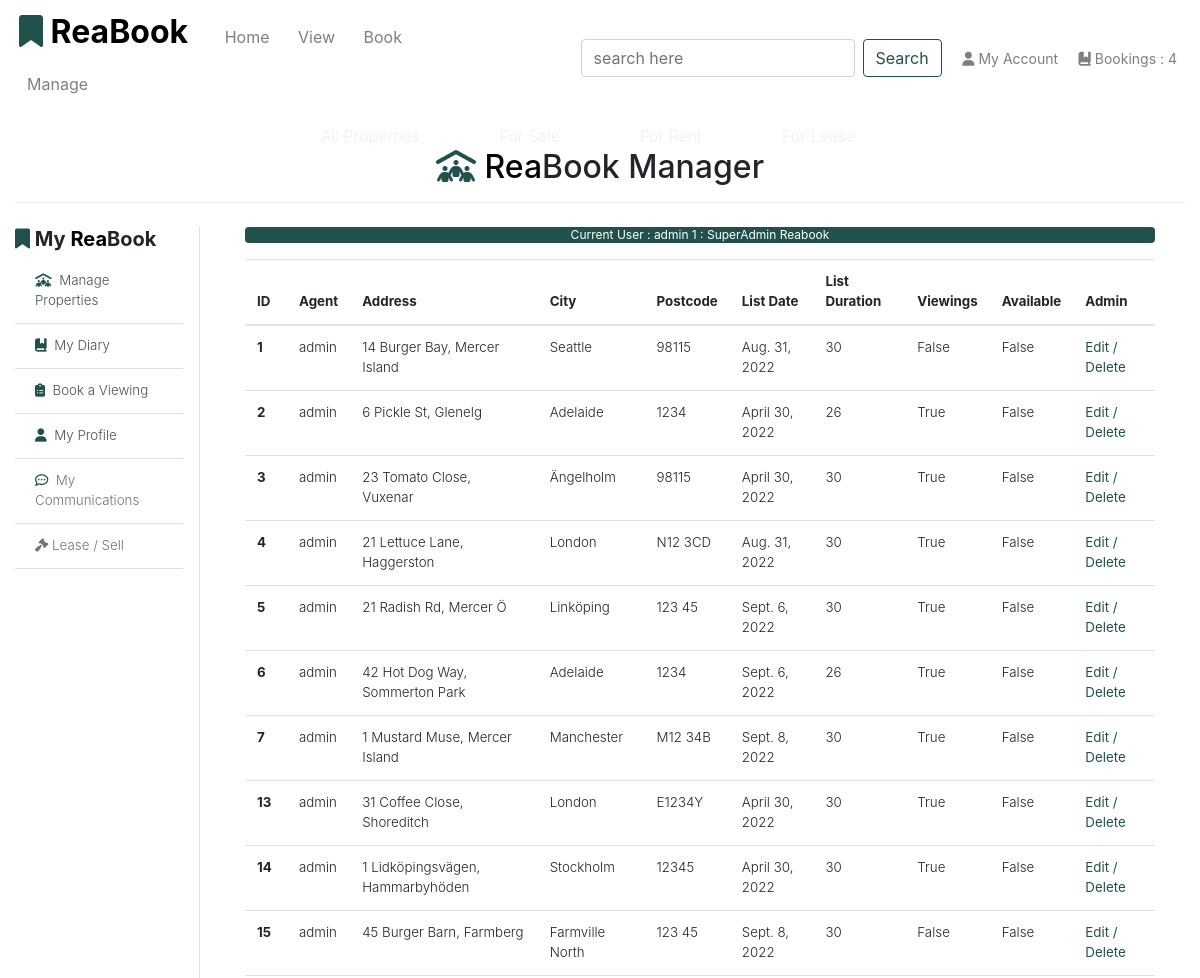
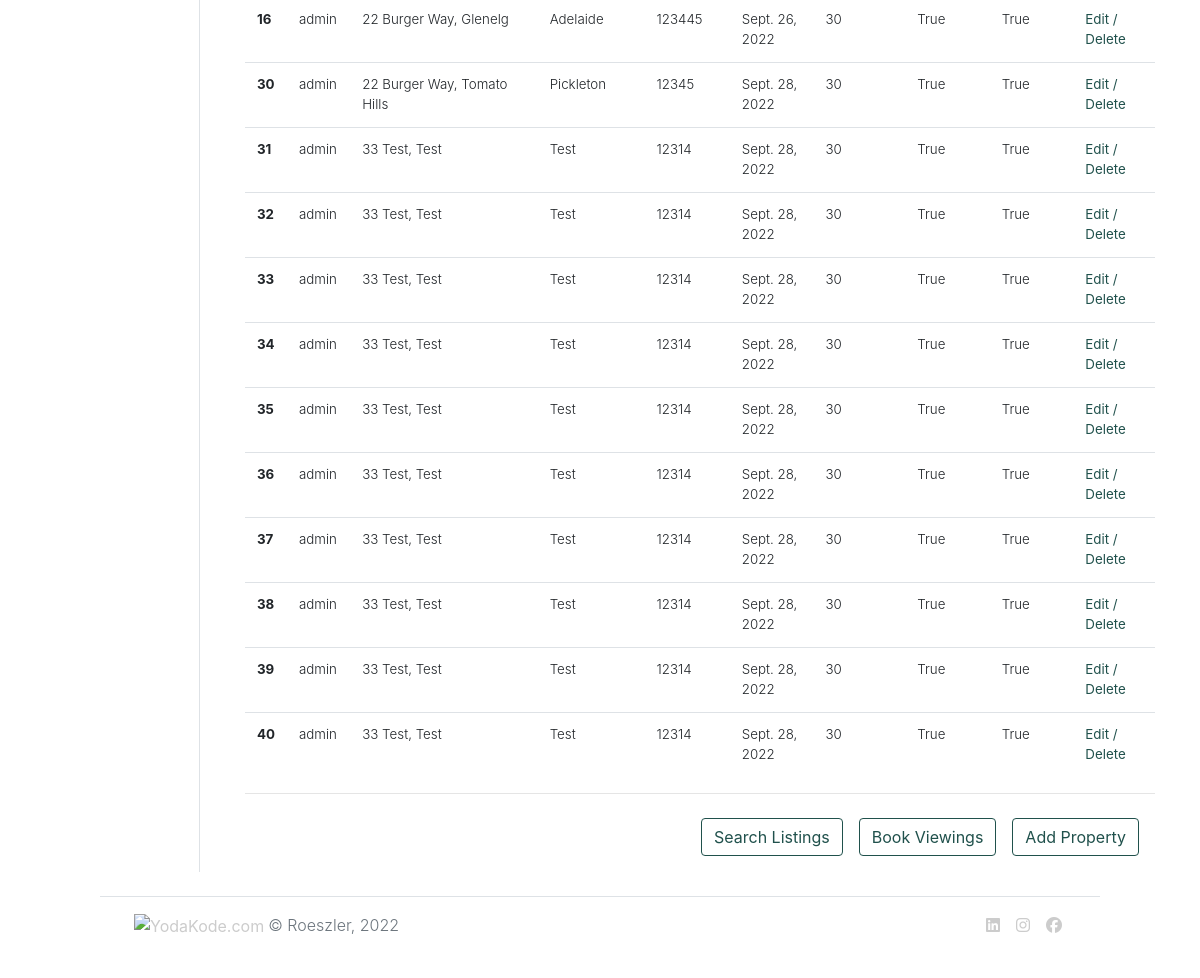
The app's page /properties/manage/1/ (signed in) with its own data (2 pictures, top to bottom).
### app_properties/models.py (models this page shows, shortened)
class Property(models.Model):
    realtor = models.ForeignKey(User, on_delete=models.CASCADE, blank=True, null=True, default=User)
    title_no = models.CharField(max_length=254)
    ribbon_feature = models.CharField(max_length=20, default="New Listing")
    name = models.CharField(max_length=30)
    category = models.ForeignKey(
        'Category', null=True, blank=True, on_delete=models.SET_NULL
        )
    sector = models.ForeignKey(
        'Sector', null=True, blank=True, on_delete=models.SET_NULL
        )
    sale_price = models.IntegerField(null=False, blank=True, default=0)
    rent_pw = models.IntegerField(null=False, blank=True, default=0)
    date_available = models.DateField(null=True, blank=True, auto_now_add=True)
    bedrooms = models.IntegerField(null=False, blank=False)
    bathrooms = models.IntegerField(null=False, blank=False)
    carports = models.IntegerField(null=False, blank=False)
    air_conditioning = models.IntegerField(null=False, blank=False)
    rating = models.DecimalField(
        max_digits=3, decimal_places=1, null=True, blank=True
        )
    description = models.TextField()
    main_image_url = models.URLField(max_length=1024, null=True, blank=True)
    main_image = models.ImageField(null=True, blank=True)
    bedroom_image = models.ImageField(null=True, blank=True)
    bath_image = models.ImageField(null=True, blank=True)
    kitchen_image = models.ImageField(null=True, blank=True)
    living_image = models.ImageField(null=True, blank=True)
    unit_no = models.IntegerField(null=True, blank=True)
    level = models.IntegerField(null=True, blank=True)
    house_no = models.IntegerField(null=True, blank=False, default="No.")
    street = models.CharField(max_length=70, default='')
    suburb = models.CharField(max_length=70, default='')
    city = models.CharField(max_length=40)
    state = models.CharField(max_length=40, null=True, blank=True)
    postcode = models.CharField(max_length=10)
    country = models.CharField(max_length=2, choices=pytz.country_names.items(), null=True, blank=True)
    land_area = models.IntegerField(null=True, blank=True)
    building_area = models.IntegerField(null=True, blank=True)
    build_date = models.DateField(null=True, blank=True)
    list_date = models.DateField(auto_now_add=True)
    list_duration = models.IntegerField(null=False, blank=False, default=30)
    owner_fname = models.CharField(max_length=254, null=True, blank=False)
    owner_lname = models.CharField(max_length=254, null=True, blank=False)
    viewings = models.BooleanField(default=True)
    available = models.BooleanField(default=False)
    class Meta:
        verbose_name_plural = 'Properties'
        get_latest_by = 'list_date'

### app_properties/views.py (the view)
# urls.py: path('manage/<int:user_id>/', views.manage_properties, name='manage-properties'),
@login_required
def manage_properties(request, user_id):
    properties = Property.objects.all()  # noqa
    users_properties = properties.filter(realtor=user_id)
    user = get_object_or_404(User, pk=user_id)
    if user.is_authenticated:
        users_bookings = Booking.objects.filter(user=user) # noqa
        bookings_count = users_bookings.count()
        request.session['bookings_count'] = users_bookings.count()
    else:
        bookings_count = 0
    context = {
        'user': user,
        'users_properties': users_properties,
        'bookings_count': bookings_count,
    }
    return render(request, 'properties/manage-properties.html', context)

### app_properties/templates/properties/manage-properties.html (shortened to what this page needs)
{% extends 'base.html' %}
{% load static %}
{% block content %}
    {% if user.is_authenticated %}
        {% if request.user.is_superuser or request.user.is_staff %}
        {% include 'includes/bookings-base-manager.html' %}
        <div class="container-fluid">
            <section class="col-12">
                <div class="progress mb-3">
                    <div class="progress-bar bg-green" role="progressbar" style="width: 100%" aria-valuenow="100" aria-valuemin="0" aria-valuemax="100">
                        Current User : {{ user }} {{ user.id }} : {{ user.first_name }} {{ user.last_name }}
                    </div>
                </div>
                <div class="row mb-3" id="manage-large">
                    <div class="col text-lg-left">
                        <div class="list-group list-group-flush list-table" role="tablist">
                            <table class="table table-hover">
                                <thead>
                                    <tr>
                                        <th scope="col">ID</th>
                                        <th scope="col">Agent</th>
                                        <th scope="col">Address</th>
                                        <th scope="col">City</th>
                                        <th scope="col">Postcode</th>
                                        <th scope="col">List Date</th>
                                        <th scope="col">List Duration</th>
                                        <th scope="col">Viewings</th>
                                        <th scope="col">Available</th>
                                        <th scope="col">Admin</th>
                                    </tr>
                                </thead>
                                <tbody class="font-weight-light">
                                    {% for prop in users_properties %}
                                        <tr>
                                            <th scope="row">{{ prop.id }}</th>
                                            <td>{{ prop.realtor }}</td>
                                            <td>{{ prop.house_no }} {{ prop.street }}, {{ prop.suburb }}</td>
                                            <td>{{ prop.city }}</td>
                                            <td>{{ prop.postcode }}</td>
                                            <td>{{ prop.list_date }}</td>
                                            <td>{{ prop.list_duration }}</td>
                                            <td>{{ prop.viewings }}</td>
                                            <td>{{ prop.available }}</td>
                                            <td>
                                                <a href="{% url 'property-detail' prop.id %}" aria-label="" class="reabook-logo"><strong>Edit / Delete</strong></a>
                                            </td>
                                        </tr>
                                    {% endfor %}
                                </tbody>
                            </table>
                        </div>
                        <hr class="mt-0 mb-4">
                        <div class="row">
                            <div class="col-lg-12">
                                <a href="{% url 'add-property' user.id %}" aria-label="">
                                    <button class="btn btn-outline-reabook float-right mr-3" >Add Property</button>
                                </a>
                                <a href="{% url 'choose_bookings' %}" aria-label="">
                                    <button class="btn btn-outline-reabook float-right mr-3" >Book Viewings</button>
                                </a>
                                <a href="{% url 'properties' %}" aria-label="">
                                    <button class="btn btn-outline-reabook float-right mr-3" >Search Listings</button>
                                </a>
                            </div>
                        </div>
                    </div>
                </div>
            </section>
        </div>
    </div>
        {% else %}
            {% include 'includes/account-owner-required.html' %}
        {% endif %}
    {% endif %}
{% endblock %}

### static/css/base.css (style rules this page uses)
html { height: 100%; }
.bg-green { background-color: #20514C; }
.btn-outline-reabook { color: #20514C; border-color: #20514C; }
.reabook-logo { color: #20514C; }
.list-table { position:relative; overflow-y: auto; }
.list-group-item, .list-table { border-width: 0 0 1px; font-size: smaller; }
tr a { color: #000; }

### records on screen
Property: id "1", realtor "admin", house_no "14", street "Burger Bay", suburb "Mercer Island", city "Seattle", postcode "98115", list_date "Aug. 31, 2022", list_duration "30", viewings "False", available "False"
Property: id "2", realtor "admin", house_no "6", street "Pickle St", suburb "Glenelg", city "Adelaide", postcode "1234", list_date "April 30, 2022", list_duration "26", viewings "True", available "False"
Property: id "3", realtor "admin", house_no "23", street "Tomato Close", suburb "Vuxenar", city "Ängelholm", postcode "98115", list_date "April 30, 2022", list_duration "30", viewings "True", available "False"
Property: id "4", realtor "admin", house_no "21", street "Lettuce Lane", suburb "Haggerston", city "London", postcode "N12 3CD", list_date "Aug. 31, 2022", list_duration "30", viewings "True", available "False"
Property: id "5", realtor "admin", house_no "21", street "Radish Rd", suburb "Mercer Ö", city "Linköping", postcode "123 45", list_date "Sept. 6, 2022", list_duration "30", viewings "True", available "False"
Property: id "6", realtor "admin", house_no "42", street "Hot Dog Way", suburb "Sommerton Park", city "Adelaide", postcode "1234", list_date "Sept. 6, 2022", list_duration "26", viewings "True", available "False"
Property: id "7", realtor "admin", house_no "1", street "Mustard Muse", suburb "Mercer Island", city "Manchester", postcode "M12 34B", list_date "Sept. 8, 2022", list_duration "30", viewings "True", available "False"
Property: id "13", realtor "admin", house_no "31", street "Coffee Close", suburb "Shoreditch", city "London", postcode "E1234Y", list_date "April 30, 2022", list_duration "30", viewings "True", available "False"
Property: id "14", realtor "admin", house_no "1", street "Lidköpingsvägen", suburb "Hammarbyhöden", city "Stockholm", postcode "12345", list_date "April 30, 2022", list_duration "30", viewings "True", available "False"
Property: id "15", realtor "admin", house_no "45", street "Burger Barn", suburb "Farmberg", city "Farmville North", postcode "123 45", list_date "Sept. 8, 2022", list_duration "30", viewings "False", available "False"
Property: id "16", realtor "admin", house_no "22", street "Burger Way", suburb "Glenelg", city "Adelaide", postcode "123445", list_date "Sept. 26, 2022", list_duration "30", viewings "True", available "True"
Property: id "30", realtor "admin", house_no "22", street "Burger Way", suburb "Tomato Hills", city "Pickleton", postcode "12345", list_date "Sept. 28, 2022", list_duration "30", viewings "True", available "True"
Property: id "31", realtor "admin", house_no "33", street "Test", suburb "Test", city "Test", postcode "12314", list_date "Sept. 28, 2022", list_duration "30", viewings "True", available "True"
Property: id "32", realtor "admin", house_no "33", street "Test", suburb "Test", city "Test", postcode "12314", list_date "Sept. 28, 2022", list_duration "30", viewings "True", available "True"
Property: id "33", realtor "admin", house_no "33", street "Test", suburb "Test", city "Test", postcode "12314", list_date "Sept. 28, 2022", list_duration "30", viewings "True", available "True"
Property: id "34", realtor "admin", house_no "33", street "Test", suburb "Test", city "Test", postcode "12314", list_date "Sept. 28, 2022", list_duration "30", viewings "True", available "True"
Property: id "35", realtor "admin", house_no "33", street "Test", suburb "Test", city "Test", postcode "12314", list_date "Sept. 28, 2022", list_duration "30", viewings "True", available "True"
Property: id "36", realtor "admin", house_no "33", street "Test", suburb "Test", city "Test", postcode "12314", list_date "Sept. 28, 2022", list_duration "30", viewings "True", available "True"
Property: id "37", realtor "admin", house_no "33", street "Test", suburb "Test", city "Test", postcode "12314", list_date "Sept. 28, 2022", list_duration "30", viewings "True", available "True"
Property: id "38", realtor "admin", house_no "33", street "Test", suburb "Test", city "Test", postcode "12314", list_date "Sept. 28, 2022", list_duration "30", viewings "True", available "True"
Property: id "39", realtor "admin", house_no "33", street "Test", suburb "Test", city "Test", postcode "12314", list_date "Sept. 28, 2022", list_duration "30", viewings "True", available "True"
Property: id "40", realtor "admin", house_no "33", street "Test", suburb "Test", city "Test", postcode "12314", list_date "Sept. 28, 2022", list_duration "30", viewings "True", available "True"

### other values on screen
{{ request.session.bookings_count }} "4"
{{ user }} "admin"
{{ user.id }} "1"
{{ user.first_name }} "SuperAdmin"
{{ user.last_name }} "Reabook"
